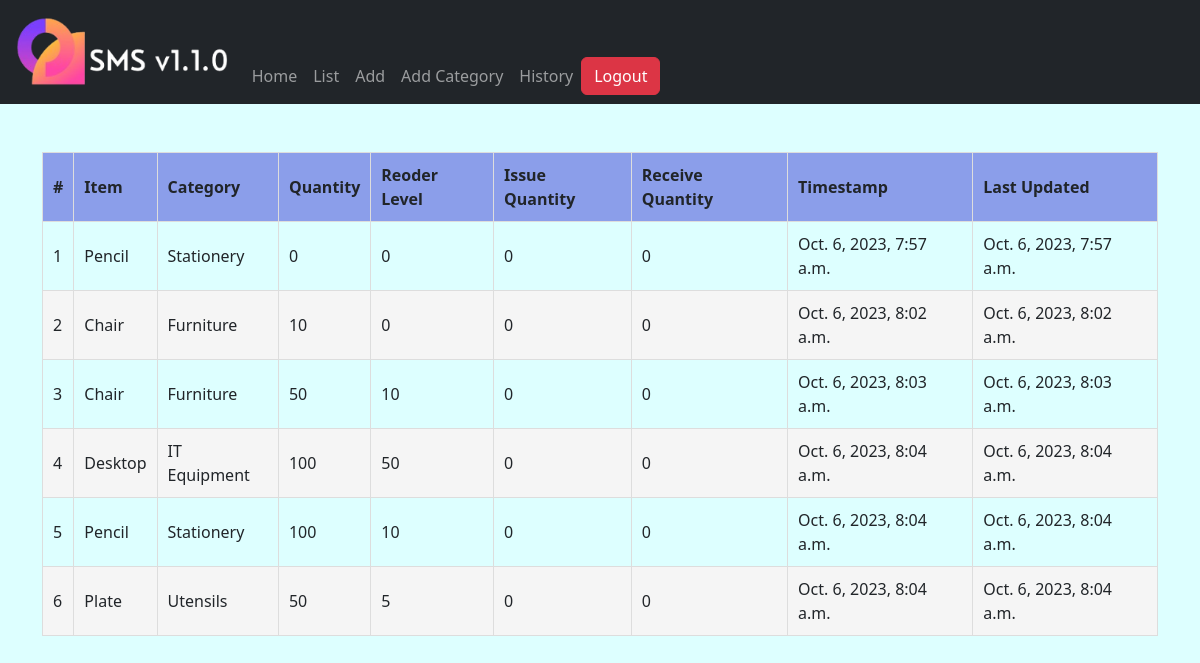
The page /stock/history/ (signed in) on the database as committed earlier.
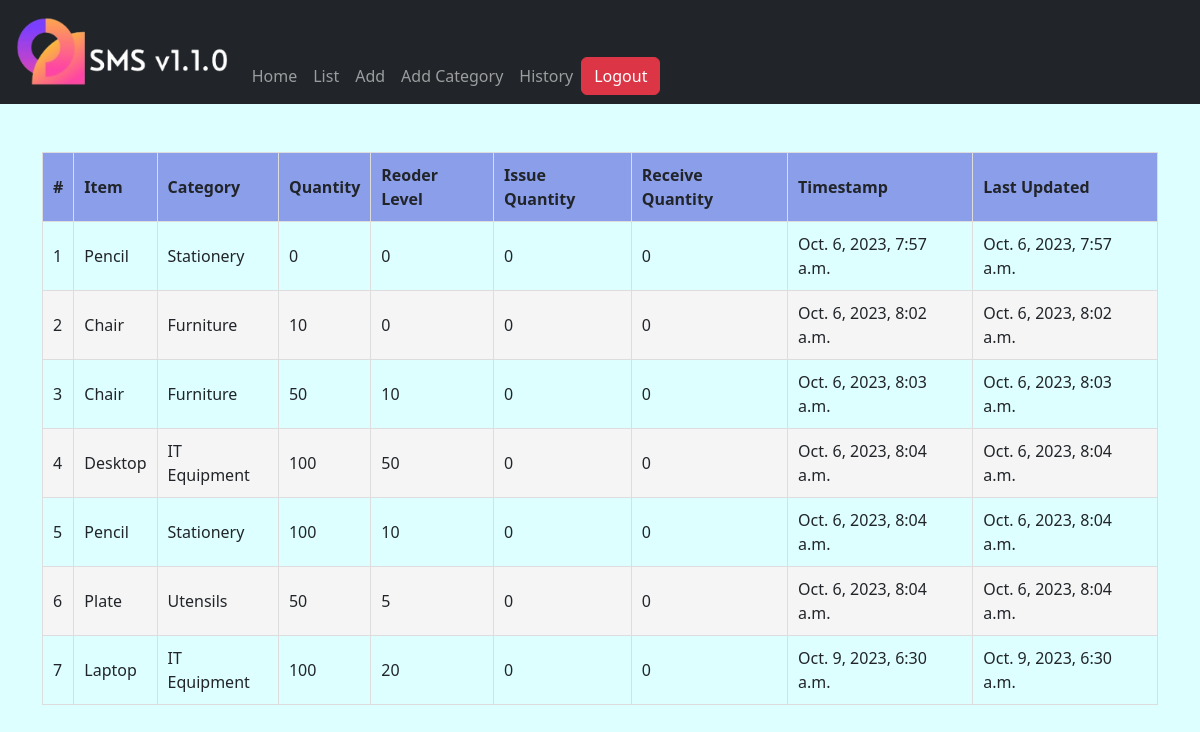
The same page on the database as committed later.
### stockmgt/models.py (models this page shows)
class StockHistory(models.Model):
    category = models.ForeignKey(Category, on_delete=models.CASCADE, blank=True, null=True)
    item_name = models.CharField(max_length=50, blank=True, null=True)
    quantity = models.IntegerField(default='0', blank=True, null=True)
    receive_quantity = models.IntegerField(default='0', blank=True, null=True)
    receive_by = models.CharField(max_length=50, blank=True, null=True)
    issue_quantity = models.IntegerField(default='0', blank=True, null=True)
    issue_by = models.CharField(max_length=50, blank=True, null=True)
    issue_to = models.CharField(max_length=50, blank=True, null=True)
    phone_number = models.CharField(max_length=50, blank=True, null=True)
    created_by = models.CharField(max_length=50, blank=True, null=True)
    reorder_level = models.IntegerField(default='0', blank=True, null=True)
    last_updated = models.DateTimeField(auto_now_add=False, auto_now=False, null=True)
    timestamp = models.DateTimeField(auto_now_add=False, auto_now=True, null=True)

class Category(models.Model):
    name = models.CharField(max_length=50, blank=True, null=True)
    def __str__(self):
        return self.name

### stockmgt/views.py (the view)
# urls.py: path('history/', history, name='history'),
@login_required(login_url=('/accounts/login'))
def history(request):
    queryset = StockHistory.objects.all()
    context = {
		"queryset": queryset,
	}
    return render(request, "stock/history.html",context)

### stockmgt/templates/stock/history.html
{% extends 'base.html' %}
{% block content %}
    <div class="container mt-5">
        <table>
            <thead>
                <th>#</th>
				<th>Item</th>
				<th>Category</th>
				<th>Quantity</th>
				<th>Reoder Level</th>
                <th>Issue Quantity</th>
                <th>Receive Quantity</th>
				<th>Timestamp</th>
				<th>Last Updated</th>
            </thead>
            <tbody>
                {% for instance in queryset %}
                <tr>
                    <td>{{ forloop.counter }}</td>
                    <td>{{ instance.item_name }}</td>
                    <td>{{ instance.category }}</td>
                    <td>{{ instance.quantity }}</td>
                    <td>{{ instance.reorder_level }}</td>
                    <td>{{ instance.issue_quantity }}</td>
                    <td>{{ instance.receive_quantity }}</td>
                    <td>{{ instance.timestamp }}</td>
                    <td>{{ instance.last_updated }}</td>
                </tr>
                {% endfor %}
            </tbody>
        </table>
    </div>
{% endblock %}

Rows that differ between the two databases and show on the page:
added StockHistory: item_name "Laptop", category "IT Equipment", quantity "100", reorder_level "20", issue_quantity "0", receive_quantity "0", timestamp "Oct. 9, 2023, 6:30 a.m.", last_updated "Oct. 9, 2023, 6:30 a.m."
